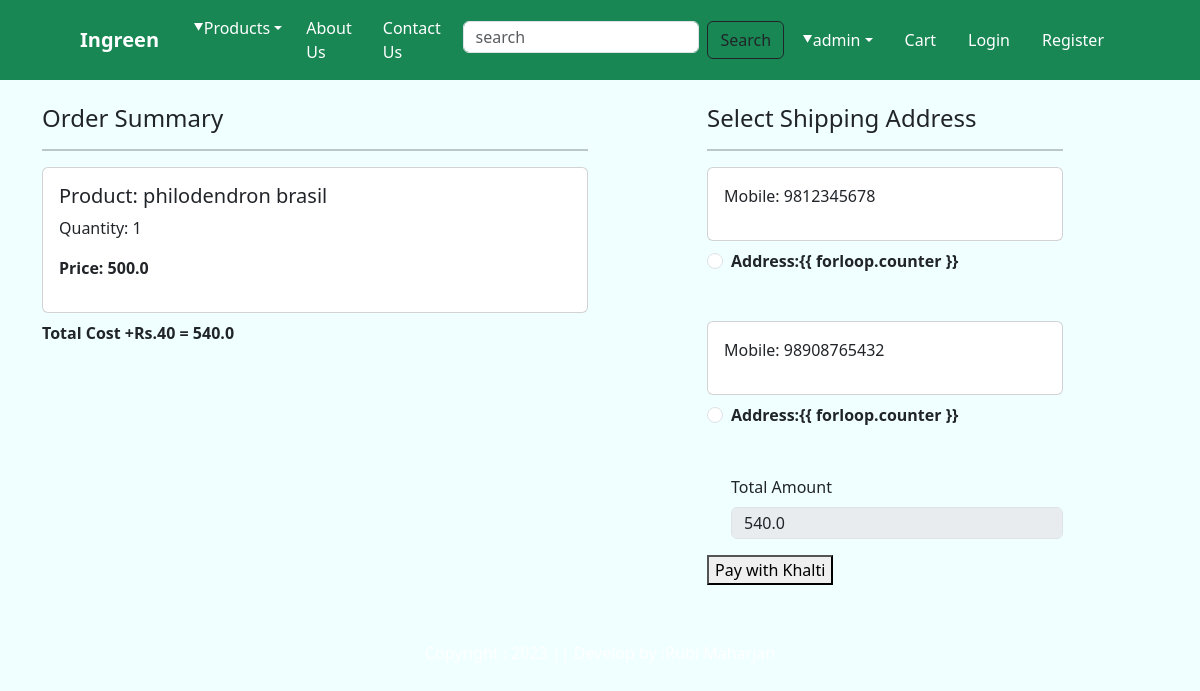
Before: /checkout/ (signed in) with the older database file.
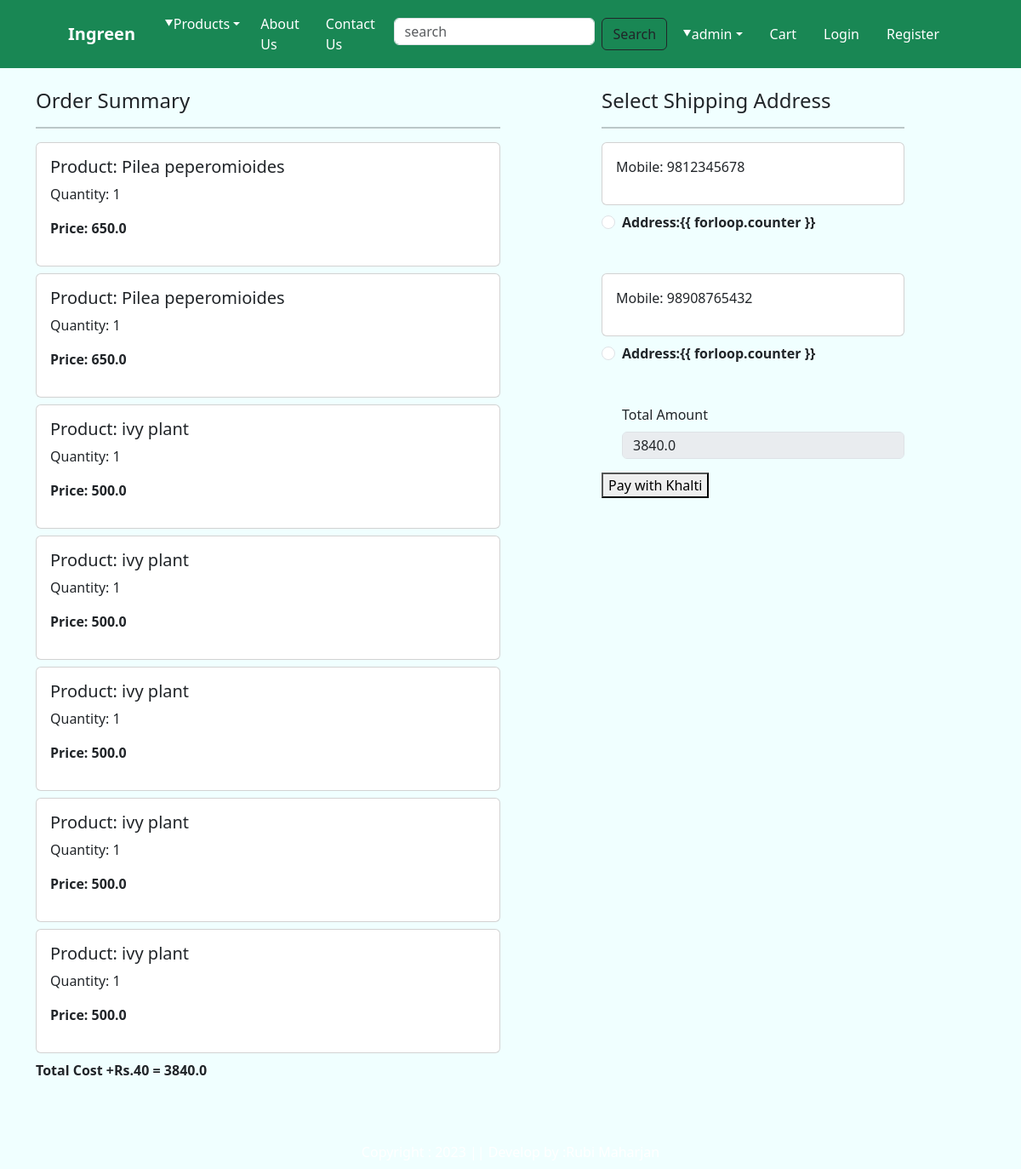
After: the same page with the newer database file.
### app/models.py (models this page shows, shortened)
class Cart(models.Model):
    user =models.ForeignKey(User,on_delete=models.CASCADE)
    product= models.ForeignKey(Product,on_delete=models.CASCADE)
    quantity =models.PositiveIntegerField(default=1)

class Product(models.Model):
    title =models.CharField(max_length=100)
    selling_price =models.FloatField()
    discounted_price=models.FloatField()
    description =models.TextField()
    category =models.CharField(choices=CATEGORY_CHOICES,max_length=2)
    product_image =models.ImageField(upload_to='product')

class Customer(models.Model):
    user =models.ForeignKey(User,on_delete=models.CASCADE)
    name =models.CharField(max_length =200)
    address =models.CharField(max_length=50)
    mobile =models.IntegerField(default=0)

### app/views.py (the view)
# urls.py: path('checkout/', views.CheckoutView.as_view(), name='checkout'),
@method_decorator(login_required,name='dispatch')
class CheckoutView(View):
    def get(self, request):
        wishitem = 0
        totalitem = 0
        if request.user.is_authenticated:
            totalitem = len(Cart.objects.filter(user=request.user))
            wishitem = len(Wishlist.objects.filter(user=request.user))
            user = request.user
            add = Customer.objects.filter(user=user)
            cart_items = Cart.objects.filter(user=user)
            famount = 0
            for p in cart_items:
                value = p.quantity * p.product.discounted_price
                famount += value
            totalamount = famount + 40
            return render(request, 'checkout.html', locals())

### app/templates/checkout.html (shortened to what this page needs)
{% extends 'base.html' %}
{% load static %}
{% block main-content %}
<div class="container">
    <div class="row mt-4">
        <div class="col-sm-6">
            <h4>Order Summary</h4>
            <hr>
            {% for item in cart_items %}
            <div class="card mb-2">
                <div class="card-body">
                    <h5>Product: {{ item.product.title }}</h5>
                    <p>Quantity: {{ item.quantity }}</p>
                    <p class="fw-bold">Price: {{ item.product.discounted_price }}</p>
                </div>
            </div>
            {% endfor %}
            <p class="fw-bold">Total Cost +Rs.40 = {{ totalamount }}</p>
        </div>
        <div class="col-sm-4 offset-sm-1">
            <h4>Select Shipping Address</h4>
            <hr>
            <form method="post" id="paymentForm" action="{% url 'verify_payment' %}">
                {% for ad in add %}
                <div class="card">
                    <div class="card-body">
                        <p>Mobile: {{ ad.mobile }}</p>
                    </div>
                </div>
                <div class="form-check mt-2 mb-5">
                    <input type="radio" name="custid" class="form-check-input" id="custadd{{ forloop.counter }}"
                        value="{{ ad.id }}">
                    <label for="custadd{{ forloop.counter }}" class="form-check-label fw-bold">Address:{{
                        forloop.counter }}</label>
                </div>
                {% endfor %}
                <div class="form-check mb-3">
                    <label for="totalamount" class="form-label">Total Amount</label>
                    <input type="number" class="form-control" name="totalamount" value="{{ totalamount }}" readonly>
                </div>
                <div>
                    <button id="payment-button">Pay with Khalti</button>
                </div>
            </form>
        </div>
    </div>
</div>
{% endblock main-content %}

Changed rows visible on the page:
removed Cart: product "philodendron brasil", quantity "1", product.discounted_price "500.0"
added Cart: product "Pilea peperomioides", quantity "1", product.discounted_price "650.0"
added Cart: product "Pilea peperomioides", quantity "1", product.discounted_price "650.0"
added Cart: product "ivy plant", quantity "1", product.discounted_price "500.0"
added Cart: product "ivy plant", quantity "1", product.discounted_price "500.0"
added Cart: product "ivy plant", quantity "1", product.discounted_price "500.0"
added Cart: product "ivy plant", quantity "1", product.discounted_price "500.0"
added Cart: product "ivy plant", quantity "1", product.discounted_price "500.0"
Other visible differences:
{{ totalamount }}: "540.0" → "3840.0"
form field totalamount: "540.0" → "3840.0"
